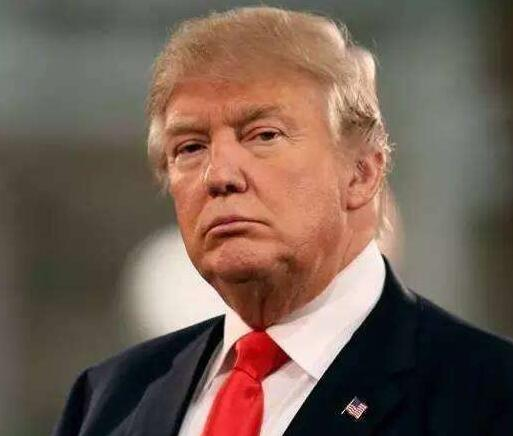
#> input picture img/926.jpg, 513 x 436 px, given as the content of the folder D:/pycharm/facedata, which was not available
$ python -i trainner.py   (imports and definitions only)
#> lines starting #> are read from the running program, lines starting #| are printed output that depends on the picture
# -----建立模型、创建数据集-----

import os
import cv2
from cv2 import face
import numpy as np
from PIL import Image
# 导入pillow库，用于处理图像
# 设置之前收集好的数据文件路径
path = 'D:/pycharm/facedata'

# 初始化识别的方法
recog = cv2.face.LBPHFaceRecognizer_create()

# 调用熟悉的人脸分类器
detector = cv2.CascadeClassifier(r'D:/pycharm/haarcascade_frontalface_default.xml')

# 创建一个函数，用于从数据集文件夹中获取训练图片,并获取id
# 注意图片的命名格式为User.id.sampleNum
def get_images_and_labels(path):
#> called with path = 'D:/pycharm/facedata'
    image_paths = [os.path.join(path, f) for f in os.listdir(path)]
    # 新建连个list用于存放
    face_samples = []
    ids = []
    global id

    # 遍历图片路径，导入图片和id添加到list中
    for image_path in image_paths:

        # 通过图片路径将其转换为灰度图片
        img = Image.open(image_path).convert('L')
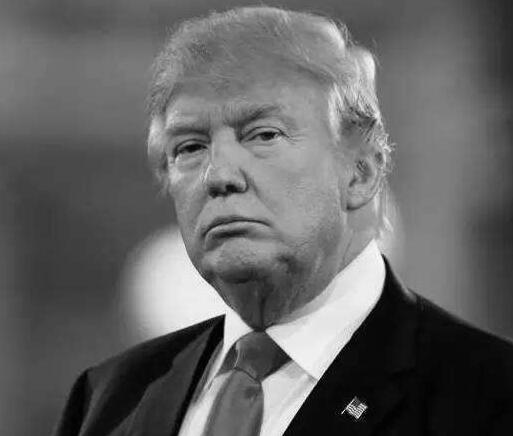
#> img: PIL image 513x436 L; min 0, max 254, mean 100.3

        # 将图片转化为数组
        img_np = np.array(img, 'uint8')

# if os.path.split(image_path)[-1].split(".")[-1] != 'jpg':
# 原来的代码
        # splittext 将文件名和扩展名分开
        if os.path.splitext(image_path)[1] != '.jpg':
            continue

        # 为了获取id，将图片和路径分裂并获取
        if os.path.split(image_path)[1].split("_")[2] == 'aidai':
            id = 0
        elif os.path.split(image_path)[1].split("_")[2] == 'anhu':
            id = 1
        elif os.path.split(image_path)[1].split("_")[2] == 'axin':
            id = 2
        elif os.path.split(image_path)[1].split("_")[2] == 'baibaihe':
            id = 3
        elif os.path.split(image_path)[1].split("_")[2] == 'baijingting':
            id = 4
        elif os.path.split(image_path)[1].split("_")[2] == 'baike':
            id = 5
        elif os.path.split(image_path)[1].split("_")[2] == 'baobeier':
            id = 6
        elif os.path.split(image_path)[1].split("_")[2] == 'baojianfeng':
            id = 7


        # 原来的代码 id = int(os.path.split(image_path)[1].split("_")[1])
        faces = detector.detectMultiScale(img_np)

        # 将获取的图片和id添加到list中
        for(x, y, w, h) in faces:
            face_samples.append(img_np[y:y+h, x:x+w])
            ids.append(id)
    return face_samples, ids

# 调用函数并将数据喂给识别器训练
# [1 line not run here, left out]
# [1 line that did not run here, left out]
# 训练模型
# [3 lines not run here, left out]

>>> result = get_images_and_labels('img/926.jpg')
#> (the run stopped early here; a loop or call above may not have finished)

$ run again, on img/a07.jpg
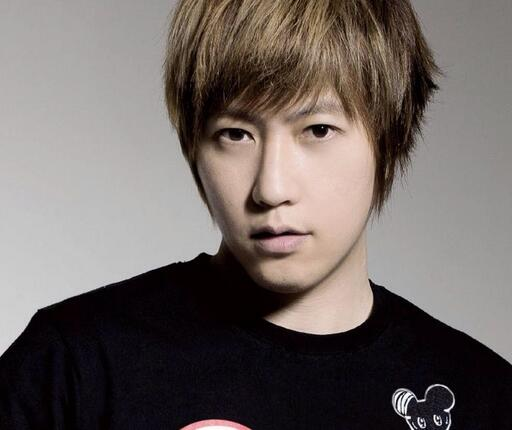
#> input picture img/a07.jpg, 512 x 430 px, given as the content of the folder D:/pycharm/facedata, which was not available
#> in get_images_and_labels, `img = Image.open(image_path).convert('L')`:
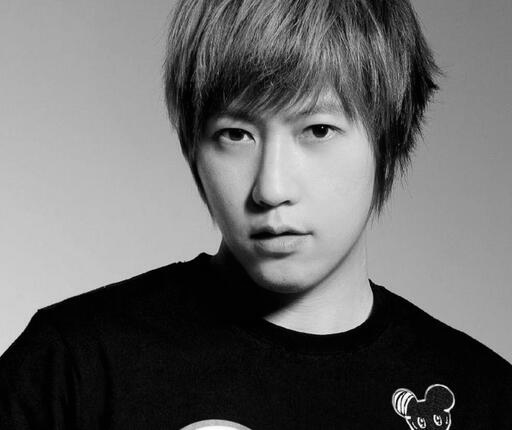
#> img: PIL image 512x430 L; min 0, max 255, mean 105

$ run again, on img/anbei.jpg
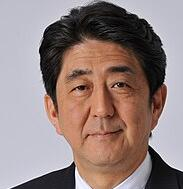
#> input picture img/anbei.jpg, 183 x 189 px, given as the content of the folder D:/pycharm/facedata, which was not available
#> in get_images_and_labels, `img = Image.open(image_path).convert('L')`:
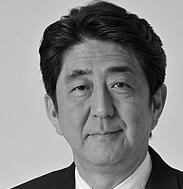
#> img: PIL image 183x189 L; min 0, max 255, mean 134.1

$ run again, on img/johonson.jpg
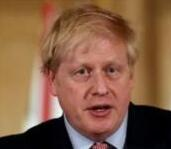
#> input picture img/johonson.jpg, 171 x 149 px, given as the content of the folder D:/pycharm/facedata, which was not available
#> in get_images_and_labels, `img = Image.open(image_path).convert('L')`:
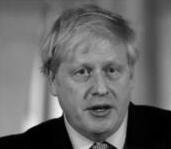
#> img: PIL image 171x149 L; min 0, max 251, mean 103.4
